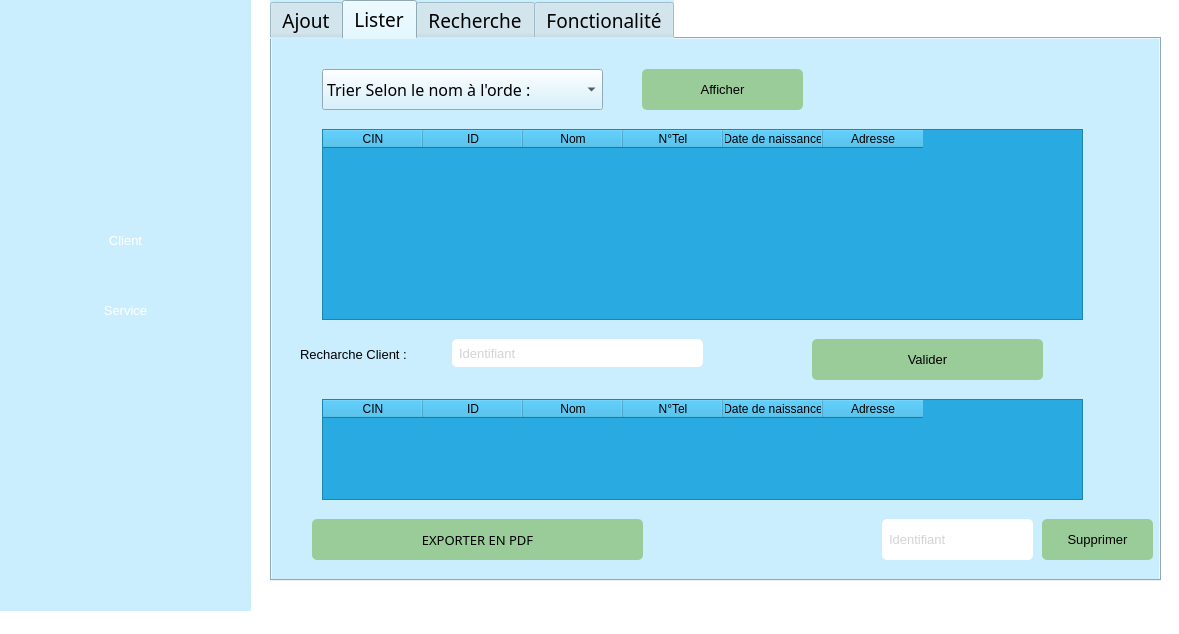
<?xml version="1.0" encoding="UTF-8"?>
<ui version="4.0">
 <class>ClientWindow</class>
 <widget class="QMainWindow" name="ClientWindow">
  <property name="geometry">
   <rect>
    <x>0</x>
    <y>0</y>
    <width>1179</width>
    <height>634</height>
   </rect>
  </property>
  <property name="windowTitle">
   <string>MainWindow</string>
  </property>
  <property name="styleSheet">
   <string notr="true">QWidget {
    background-color: #FFFFFF; /* Fond blanc pour l'ensemble de l'application */
}

QGroupBox {
    border: 2px solid #29ABE2; /* Bordure bleu vif */
    border-radius: 10px; /* Coins arrondis */
    padding: 10px; /* Espace interne */
    background-color: #CAEEFE; /* Fond bleu clair pour le groupe */
}

QLabel {
    font-size: 10pt; /* Taille de police */
    background-color: #CAEEFE; /* Fond bleu clair pour les étiquettes */
    color: #646669; /* Couleur de texte gris foncé pour les autres labels */
    padding: 5px; /* Espace interne pour le texte */
    border-radius: 5px; /* Coins arrondis pour les étiquettes */
}

QLabel.title {
    font-size: 14pt; /* Taille de police pour le titre */
    color: #000000; /* Couleur du titre en noir foncé */
    font-weight: bold; /* Met le titre en gras */
}

QLineEdit {
    border: 1px solid #BBFOFA; /* Bordure rose clair */
    border-radius: 5px; /* Coins arrondis */
    padding: 5px; /* Espace interne */
    font-size: 10pt; /* Taille de police */
    background-color: #F8F8F8; /* Fond gris très clair */
    color: #646669; /* Couleur du texte en gris foncé */
}

QPushButton {
    background-color: #29ABE2; /* Couleur de fond bleu vif */
    color: white; /* Couleur du texte blanc */
    border: 2px solid #BBFOFA; /* Bordure rose clair */
    border-radius: 5px; /* Coins arrondis */
    padding: 10px; /* Espace interne */
    font-size: 10pt; /* Taille de police */
    cursor: pointer; /* Curseur main */
}

QPushButton:hover {
    background-color: #BBFOFA; /* Couleur plus claire au survol */
}

QPushButton:pressed {
    background-color: #99CC99; /* Couleur de fond au clic */
}

QMessageBox {
    background-color: #99CC99; /* Fond vert clair pour les messages de succès */
    color: #646669; /* Texte gris foncé */
}
</string>
  </property>
  <widget class="QWidget" name="centralwidget">
   <widget class="QWidget" name="widget" native="true">
    <property name="geometry">
     <rect>
      <x>0</x>
      <y>-30</y>
      <width>251</width>
      <height>641</height>
     </rect>
    </property>
    <property name="styleSheet">
     <string notr="true">background-color: #CAEEFE; /* Fond bleu clair pour le groupe */
</string>
    </property>
    <widget class="QLabel" name="label_8">
     <property name="geometry">
      <rect>
       <x>-10</x>
       <y>20</y>
       <width>271</width>
       <height>201</height>
      </rect>
     </property>
     <property name="text">
      <string/>
     </property>
     <property name="pixmap">
      <pixmap resource="Resource.qrc">:/images/Logo.png</pixmap>
     </property>
     <property name="scaledContents">
      <bool>true</bool>
     </property>
    </widget>
    <widget class="QPushButton" name="pushButton_5">
     <property name="geometry">
      <rect>
       <x>30</x>
       <y>240</y>
       <width>191</width>
       <height>61</height>
      </rect>
     </property>
     <property name="styleSheet">
      <string notr="true">background-color:#7EB6D4;
font: 14pt &quot;Tempus Sans ITC&quot;;
border-radius: 25px; 
border: 1.5px solid #29ABE2; 
color:#000000;
QPushButton: {
                     font-size: 14px;
                      transition: all 0.3s ease;
                      }
QPushButton:hover {
                      font-size: 18px;
                      }</string>
     </property>
     <property name="text">
      <string>Client</string>
     </property>
    </widget>
    <widget class="QPushButton" name="pushButton_6">
     <property name="geometry">
      <rect>
       <x>30</x>
       <y>310</y>
       <width>191</width>
       <height>61</height>
      </rect>
     </property>
     <property name="cursor">
      <cursorShape>PointingHandCursor</cursorShape>
     </property>
     <property name="styleSheet">
      <string notr="true">background-color:#99CC99;
font: 14pt &quot;Tempus Sans ITC&quot;;
border-radius: 25px; 
border: 1.5px solid #29ABE2; 
color:#000000;
QPushButton: {
                     font-size: 14px;
                      transition: all 0.3s ease;
                      }
QPushButton:hover {
                      font-size: 18px;
                      }</string>
     </property>
     <property name="text">
      <string>Service</string>
     </property>
    </widget>
   </widget>
   <widget class="QTabWidget" name="tabWidget">
    <property name="enabled">
     <bool>true</bool>
    </property>
    <property name="geometry">
     <rect>
      <x>270</x>
      <y>0</y>
      <width>891</width>
      <height>581</height>
     </rect>
    </property>
    <property name="palette">
     <palette>
      <active>
       <colorrole role="WindowText">
        <brush brushstyle="SolidPattern">
         <color alpha="255">
          <red>0</red>
          <green>0</green>
          <blue>0</blue>
         </color>
        </brush>
       </colorrole>
       <colorrole role="Button">
        <brush brushstyle="SolidPattern">
         <color alpha="255">
          <red>202</red>
          <green>238</green>
          <blue>254</blue>
         </color>
        </brush>
       </colorrole>
       <colorrole role="Text">
        <brush brushstyle="SolidPattern">
         <color alpha="255">
          <red>0</red>
          <green>0</green>
          <blue>0</blue>
         </color>
        </brush>
       </colorrole>
       <colorrole role="ButtonText">
        <brush brushstyle="SolidPattern">
         <color alpha="255">
          <red>0</red>
          <green>0</green>
          <blue>0</blue>
         </color>
        </brush>
       </colorrole>
       <colorrole role="Base">
        <brush brushstyle="SolidPattern">
         <color alpha="255">
          <red>202</red>
          <green>238</green>
          <blue>254</blue>
         </color>
        </brush>
       </colorrole>
       <colorrole role="Window">
        <brush brushstyle="SolidPattern">
         <color alpha="255">
          <red>202</red>
          <green>238</green>
          <blue>254</blue>
         </color>
        </brush>
       </colorrole>
       <colorrole role="PlaceholderText">
        <brush brushstyle="SolidPattern">
         <color alpha="255">
          <red>0</red>
          <green>0</green>
          <blue>0</blue>
         </color>
        </brush>
       </colorrole>
      </active>
      <inactive>
       <colorrole role="WindowText">
        <brush brushstyle="SolidPattern">
         <color alpha="255">
          <red>0</red>
          <green>0</green>
          <blue>0</blue>
         </color>
        </brush>
       </colorrole>
       <colorrole role="Button">
        <brush brushstyle="SolidPattern">
         <color alpha="255">
          <red>202</red>
          <green>238</green>
          <blue>254</blue>
         </color>
        </brush>
       </colorrole>
       <colorrole role="Text">
        <brush brushstyle="SolidPattern">
         <color alpha="255">
          <red>0</red>
          <green>0</green>
          <blue>0</blue>
         </color>
        </brush>
       </colorrole>
       <colorrole role="ButtonText">
        <brush brushstyle="SolidPattern">
         <color alpha="255">
          <red>0</red>
          <green>0</green>
          <blue>0</blue>
         </color>
        </brush>
       </colorrole>
       <colorrole role="Base">
        <brush brushstyle="SolidPattern">
         <color alpha="255">
          <red>202</red>
          <green>238</green>
          <blue>254</blue>
         </color>
        </brush>
       </colorrole>
       <colorrole role="Window">
        <brush brushstyle="SolidPattern">
         <color alpha="255">
          <red>202</red>
          <green>238</green>
          <blue>254</blue>
         </color>
        </brush>
       </colorrole>
       <colorrole role="PlaceholderText">
        <brush brushstyle="SolidPattern">
         <color alpha="255">
          <red>0</red>
          <green>0</green>
          <blue>0</blue>
         </color>
        </brush>
       </colorrole>
      </inactive>
      <disabled>
       <colorrole role="WindowText">
        <brush brushstyle="SolidPattern">
         <color alpha="255">
          <red>0</red>
          <green>0</green>
          <blue>0</blue>
         </color>
        </brush>
       </colorrole>
       <colorrole role="Button">
        <brush brushstyle="SolidPattern">
         <color alpha="255">
          <red>202</red>
          <green>238</green>
          <blue>254</blue>
         </color>
        </brush>
       </colorrole>
       <colorrole role="Text">
        <brush brushstyle="SolidPattern">
         <color alpha="255">
          <red>0</red>
          <green>0</green>
          <blue>0</blue>
         </color>
        </brush>
       </colorrole>
       <colorrole role="ButtonText">
        <brush brushstyle="SolidPattern">
         <color alpha="255">
          <red>0</red>
          <green>0</green>
          <blue>0</blue>
         </color>
        </brush>
       </colorrole>
       <colorrole role="Base">
        <brush brushstyle="SolidPattern">
         <color alpha="255">
          <red>202</red>
          <green>238</green>
          <blue>254</blue>
         </color>
        </brush>
       </colorrole>
       <colorrole role="Window">
        <brush brushstyle="SolidPattern">
         <color alpha="255">
          <red>202</red>
          <green>238</green>
          <blue>254</blue>
         </color>
        </brush>
       </colorrole>
       <colorrole role="PlaceholderText">
        <brush brushstyle="SolidPattern">
         <color alpha="255">
          <red>0</red>
          <green>0</green>
          <blue>0</blue>
         </color>
        </brush>
       </colorrole>
      </disabled>
     </palette>
    </property>
    <property name="font">
     <font>
      <family>Tempus Sans ITC</family>
      <pointsize>14</pointsize>
      <italic>false</italic>
      <bold>false</bold>
     </font>
    </property>
    <property name="styleSheet">
     <string notr="true">background-color:#CAEEFE;
color:#000000</string>
    </property>
    <property name="inputMethodHints">
     <set>Qt::ImhNone</set>
    </property>
    <property name="currentIndex">
     <number>1</number>
    </property>
    <widget class="QWidget" name="tab">
     <attribute name="title">
      <string>Ajout</string>
     </attribute>
     <widget class="QGroupBox" name="groupBox">
      <property name="geometry">
       <rect>
        <x>80</x>
        <y>70</y>
        <width>731</width>
        <height>431</height>
       </rect>
      </property>
      <property name="font">
       <font>
        <family>Sitka Banner Semibold</family>
        <pointsize>16</pointsize>
        <bold>true</bold>
       </font>
      </property>
      <property name="styleSheet">
       <string notr="true">QWidget {
    background-color: #29ABE2; /* Fond blanc pour l'ensemble de l'application */
}

QGroupBox {
    border: 2px solid #99CC99; /* Bordure bleu vif */
    border-radius: 10px; /* Coins arrondis */
    padding: 10px; /* Espace interne */
    background-color: #29ABE2; /* Fond bleu clair pour le groupe */
    color:#646669
}

QLabel {
    font-size: 10pt; /* Taille de police */
    background-color: #29ABE2; /* Fond bleu clair pour les étiquettes */
    color: #000000; /* Couleur de texte gris foncé pour les autres labels */
    padding: 5px; /* Espace interne pour le texte */
    border-radius: 5px; /* Coins arrondis pour les étiquettes */
}

QLabel.title {
    font-size: 14pt; /* Taille de police pour le titre */
    color: #000000; /* Couleur du titre en noir foncé */
    font-weight: bold; /* Met le titre en gras */
}

QLineEdit {
    border: 1px solid #BBFOFA; /* Bordure rose clair */
    border-radius: 5px; /* Coins arrondis */
    padding: 5px; /* Espace interne */
    font-size: 10pt; /* Taille de police */
    background-color: #F8F8F8; /* Fond gris très clair */
    color: #646669; /* Couleur du texte en gris foncé */
}

QPushButton {
    background-color: #29ABE2; /* Couleur de fond bleu vif */
    color: white; /* Couleur du texte blanc */
    border: 2px solid #BBFOFA; /* Bordure rose clair */
    border-radius: 5px; /* Coins arrondis */
    padding: 10px; /* Espace interne */
    font-size: 10pt; /* Taille de police */
    cursor: pointer; /* Curseur main */
}

QPushButton:hover {
    background-color: #BBFOFA; /* Couleur plus claire au survol */
}

QPushButton:pressed {
    background-color: #99CC99; /* Couleur de fond au clic */
}

QMessageBox {
    background-color: #99CC99; /* Fond vert clair pour les messages de succès */
    color: #646669; /* Texte gris foncé */
}
</string>
      </property>
      <property name="title">
       <string>Ajout Client</string>
      </property>
      <property name="flat">
       <bool>false</bool>
      </property>
      <property name="checkable">
       <bool>false</bool>
      </property>
      <widget class="QLineEdit" name="cin">
       <property name="geometry">
        <rect>
         <x>100</x>
         <y>100</y>
         <width>113</width>
         <height>28</height>
        </rect>
       </property>
      </widget>
      <widget class="QLabel" name="label">
       <property name="geometry">
        <rect>
         <x>40</x>
         <y>100</y>
         <width>51</width>
         <height>31</height>
        </rect>
       </property>
       <property name="text">
        <string>CIN :</string>
       </property>
      </widget>
      <widget class="QLabel" name="label_2">
       <property name="geometry">
        <rect>
         <x>40</x>
         <y>220</y>
         <width>211</width>
         <height>31</height>
        </rect>
       </property>
       <property name="text">
        <string>Date de naissance : </string>
       </property>
      </widget>
      <widget class="QLabel" name="label_3">
       <property name="geometry">
        <rect>
         <x>30</x>
         <y>150</y>
         <width>151</width>
         <height>31</height>
        </rect>
       </property>
       <property name="text">
        <string>Nom Complet :</string>
       </property>
      </widget>
      <widget class="QLabel" name="label_5">
       <property name="geometry">
        <rect>
         <x>350</x>
         <y>140</y>
         <width>191</width>
         <height>51</height>
        </rect>
       </property>
       <property name="text">
        <string>Numéro de téléphone :</string>
       </property>
      </widget>
      <widget class="QLabel" name="label_6">
       <property name="geometry">
        <rect>
         <x>40</x>
         <y>280</y>
         <width>101</width>
         <height>31</height>
        </rect>
       </property>
       <property name="text">
        <string>Adresse :</string>
       </property>
      </widget>
      <widget class="QLineEdit" name="nom">
       <property name="geometry">
        <rect>
         <x>160</x>
         <y>150</y>
         <width>161</width>
         <height>28</height>
        </rect>
       </property>
      </widget>
      <widget class="QDateEdit" name="date">
       <property name="geometry">
        <rect>
         <x>220</x>
         <y>220</y>
         <width>151</width>
         <height>29</height>
        </rect>
       </property>
       <property name="styleSheet">
        <string notr="true">background-color:#FFFFFF</string>
       </property>
      </widget>
      <widget class="QLineEdit" name="num">
       <property name="geometry">
        <rect>
         <x>540</x>
         <y>150</y>
         <width>113</width>
         <height>28</height>
        </rect>
       </property>
      </widget>
      <widget class="QLineEdit" name="adresse">
       <property name="geometry">
        <rect>
         <x>130</x>
         <y>280</y>
         <width>113</width>
         <height>28</height>
        </rect>
       </property>
      </widget>
      <widget class="QPushButton" name="btn_ajt">
       <property name="geometry">
        <rect>
         <x>100</x>
         <y>360</y>
         <width>111</width>
         <height>41</height>
        </rect>
       </property>
       <property name="font">
        <font>
         <family>Segoe UI</family>
         <pointsize>10</pointsize>
        </font>
       </property>
       <property name="styleSheet">
        <string notr="true">background-color:#99CC99</string>
       </property>
       <property name="text">
        <string>AJOUTER</string>
       </property>
      </widget>
      <widget class="QPushButton" name="btn_annuler">
       <property name="geometry">
        <rect>
         <x>560</x>
         <y>360</y>
         <width>111</width>
         <height>41</height>
        </rect>
       </property>
       <property name="font">
        <font>
         <family>Segoe UI</family>
         <pointsize>10</pointsize>
        </font>
       </property>
       <property name="styleSheet">
        <string notr="true">background-color:#99CC99</string>
       </property>
       <property name="text">
        <string>ANNULER</string>
       </property>
      </widget>
      <widget class="QLabel" name="label_7">
       <property name="geometry">
        <rect>
         <x>280</x>
         <y>100</y>
         <width>121</width>
         <height>31</height>
        </rect>
       </property>
       <property name="text">
        <string> Identifiant :</string>
       </property>
      </widget>
      <widget class="QLineEdit" name="id">
       <property name="geometry">
        <rect>
         <x>390</x>
         <y>100</y>
         <width>113</width>
         <height>28</height>
        </rect>
       </property>
      </widget>
     </widget>
    </widget>
    <widget class="QWidget" name="tab_2">
     <attribute name="title">
      <string>Lister</string>
     </attribute>
     <widget class="QTableWidget" name="table_client">
      <property name="geometry">
       <rect>
        <x>50</x>
        <y>90</y>
        <width>761</width>
        <height>191</height>
       </rect>
      </property>
      <property name="styleSheet">
       <string notr="true">background-color:#29ABE2;
border-color:#000000</string>
      </property>
      <column>
       <property name="text">
        <string>CIN</string>
       </property>
      </column>
      <column>
       <property name="text">
        <string>ID</string>
       </property>
      </column>
      <column>
       <property name="text">
        <string>Nom</string>
       </property>
      </column>
      <column>
       <property name="text">
        <string>N°Tel</string>
       </property>
      </column>
      <column>
       <property name="text">
        <string>Date de naissance</string>
       </property>
      </column>
      <column>
       <property name="text">
        <string>Adresse</string>
       </property>
      </column>
     </widget>
     <widget class="QPushButton" name="btn_aff">
      <property name="geometry">
       <rect>
        <x>370</x>
        <y>30</y>
        <width>161</width>
        <height>41</height>
       </rect>
      </property>
      <property name="styleSheet">
       <string notr="true">background-color:#99CC99</string>
      </property>
      <property name="text">
       <string>Afficher</string>
      </property>
     </widget>
     <widget class="QPushButton" name="btn_supprimer">
      <property name="geometry">
       <rect>
        <x>770</x>
        <y>480</y>
        <width>111</width>
        <height>41</height>
       </rect>
      </property>
      <property name="styleSheet">
       <string notr="true">background-color:#99CC99</string>
      </property>
      <property name="text">
       <string>Supprimer</string>
      </property>
     </widget>
     <widget class="QLineEdit" name="idclient">
      <property name="geometry">
       <rect>
        <x>610</x>
        <y>480</y>
        <width>151</width>
        <height>41</height>
       </rect>
      </property>
      <property name="styleSheet">
       <string notr="true">color:#D3D3D3;
background-color:#FFFFFF</string>
      </property>
      <property name="text">
       <string>Identifiant</string>
      </property>
     </widget>
     <widget class="QComboBox" name="comboBox">
      <property name="geometry">
       <rect>
        <x>50</x>
        <y>30</y>
        <width>281</width>
        <height>41</height>
       </rect>
      </property>
      <property name="font">
       <font>
        <family>Segoe UI Semilight</family>
        <pointsize>12</pointsize>
        <italic>false</italic>
        <bold>false</bold>
       </font>
      </property>
      <item>
       <property name="text">
        <string>Trier Selon le nom à l'orde :</string>
       </property>
      </item>
      <item>
       <property name="text">
        <string>Croissant</string>
       </property>
      </item>
      <item>
       <property name="text">
        <string>Décroissant</string>
       </property>
      </item>
     </widget>
     <widget class="QPushButton" name="btn_pdf">
      <property name="geometry">
       <rect>
        <x>40</x>
        <y>480</y>
        <width>331</width>
        <height>41</height>
       </rect>
      </property>
      <property name="font">
       <font>
        <family>Segoe Fluent Icons</family>
        <pointsize>10</pointsize>
        <bold>false</bold>
       </font>
      </property>
      <property name="styleSheet">
       <string notr="true">background-color:#99CC99</string>
      </property>
      <property name="text">
       <string>EXPORTER EN PDF</string>
      </property>
     </widget>
     <widget class="QTableWidget" name="tableRecherche">
      <property name="geometry">
       <rect>
        <x>50</x>
        <y>360</y>
        <width>761</width>
        <height>101</height>
       </rect>
      </property>
      <property name="styleSheet">
       <string notr="true">background-color:#29ABE2;
border-color:#000000</string>
      </property>
      <column>
       <property name="text">
        <string>CIN</string>
       </property>
      </column>
      <column>
       <property name="text">
        <string>ID</string>
       </property>
      </column>
      <column>
       <property name="text">
        <string>Nom</string>
       </property>
      </column>
      <column>
       <property name="text">
        <string>N°Tel</string>
       </property>
      </column>
      <column>
       <property name="text">
        <string>Date de naissance</string>
       </property>
      </column>
      <column>
       <property name="text">
        <string>Adresse</string>
       </property>
      </column>
     </widget>
     <widget class="QLabel" name="label_11">
      <property name="geometry">
       <rect>
        <x>20</x>
        <y>290</y>
        <width>251</width>
        <height>51</height>
       </rect>
      </property>
      <property name="styleSheet">
       <string notr="true">background-color:#CAEEFE;
</string>
      </property>
      <property name="text">
       <string>Recharche Client :</string>
      </property>
     </widget>
     <widget class="QPushButton" name="btn_recherche">
      <property name="geometry">
       <rect>
        <x>540</x>
        <y>300</y>
        <width>231</width>
        <height>41</height>
       </rect>
      </property>
      <property name="styleSheet">
       <string notr="true">background-color:#99CC99</string>
      </property>
      <property name="text">
       <string>Valider</string>
      </property>
     </widget>
     <widget class="QLineEdit" name="idRecherche">
      <property name="geometry">
       <rect>
        <x>180</x>
        <y>300</y>
        <width>251</width>
        <height>28</height>
       </rect>
      </property>
      <property name="styleSheet">
       <string notr="true">color:#D3D3D3;
background-color:#FFFFFF</string>
      </property>
      <property name="text">
       <string>Identifiant</string>
      </property>
     </widget>
    </widget>
    <widget class="QWidget" name="tab_4">
     <attribute name="title">
      <string>Recherche</string>
     </attribute>
    </widget>
    <widget class="QWidget" name="tab_3">
     <attribute name="title">
      <string>Fonctionalité</string>
     </attribute>
     <widget class="QTableView" name="tableView_3">
      <property name="geometry">
       <rect>
        <x>10</x>
        <y>10</y>
        <width>451</width>
        <height>511</height>
       </rect>
      </property>
     </widget>
     <widget class="QTableView" name="tableView_4">
      <property name="geometry">
       <rect>
        <x>465</x>
        <y>11</y>
        <width>421</width>
        <height>381</height>
       </rect>
      </property>
     </widget>
     <widget class="QPushButton" name="statistique">
      <property name="geometry">
       <rect>
        <x>510</x>
        <y>430</y>
        <width>321</width>
        <height>41</height>
       </rect>
      </property>
      <property name="font">
       <font>
        <family>Segoe UI Emoji</family>
        <pointsize>10</pointsize>
       </font>
      </property>
      <property name="styleSheet">
       <string notr="true">background-color:#99CC99</string>
      </property>
      <property name="text">
       <string>Statistique</string>
      </property>
     </widget>
    </widget>
   </widget>
  </widget>
  <widget class="QMenuBar" name="menubar">
   <property name="geometry">
    <rect>
     <x>0</x>
     <y>0</y>
     <width>1179</width>
     <height>17</height>
    </rect>
   </property>
  </widget>
  <widget class="QStatusBar" name="statusbar"/>
 </widget>
 <resources>
  <include location="Resource.qrc"/>
 </resources>
 <connections/>
</ui>
